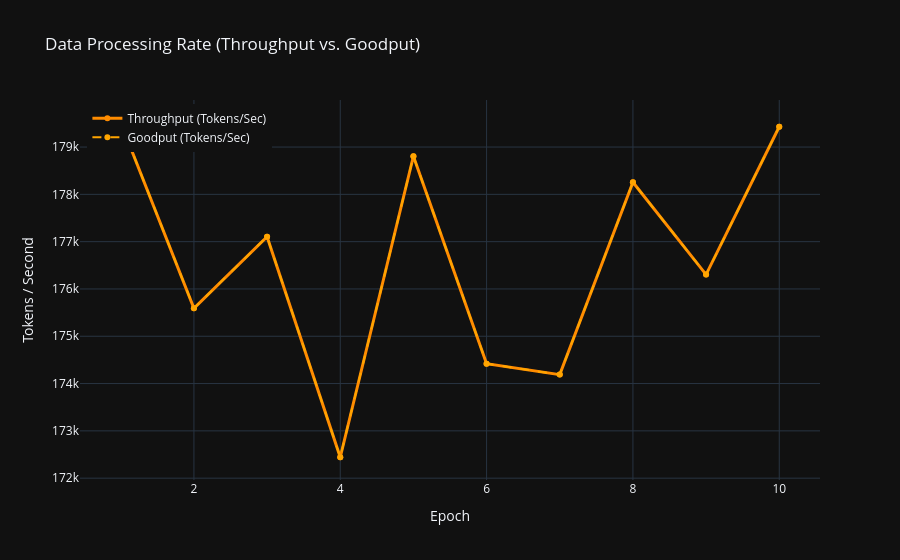

This figure's notebook cell:
### Markdown cell above
## 3. Data Processing Rate (Throughput vs. Goodput)

- **Throughput**: Total raw tokens (characters) processed per second.
- **Goodput**: Useful tokens processed per second (excluding padding).

### Why do the Throughput and Goodput lines overlap exactly?
In this character-level implementation, we slice the text corpus into fixed chunks of 20 characters directly. **No padding tokens (`<pad>`) are used.** Since $100\%$ of the processed tokens are useful learning tokens, **Goodput is mathematically identical to Throughput**, resulting in the two lines overlapping perfectly on the chart.

### Code cell
fig_tp = go.Figure()
fig_tp.add_trace(go.Scatter(
    x=df['epoch'], 
    y=df['throughput_tokens_sec'],
    name='Throughput (Tokens/Sec)',
    mode='lines+markers',
    line=dict(color='darkorange', width=3)
))
fig_tp.add_trace(go.Scatter(
    x=df['epoch'], 
    y=df['goodput_tokens_sec'],
    name='Goodput (Tokens/Sec)',
    mode='lines+markers',
    line=dict(color='orange', width=2, dash='dash')
))

fig_tp.update_layout(
    title_text='Data Processing Rate (Throughput vs. Goodput)',
    xaxis_title='Epoch',
    yaxis_title='Tokens / Second',
    template='plotly_dark',
    legend=dict(x=0.01, y=0.99)
)
fig_tp.show()

### Figure 1 — Plotly figure (JSON) as saved in the notebook; plotly's stock layout.template omitted (floating-point values rounded to 4 significant figures)
{"data": [{"line": {"color": "darkorange", "width": 3}, "mode": "lines+markers", "name": "Throughput (Tokens/Sec)", "type": "scatter", "x": [1, 2, 3, 4, 5, 6, 7, 8, 9, 10], "y": [179500.0, 175600.0, 177100.0, 172400.0, 178800.0, 174400.0, 174200.0, 178300.0, 176300.0, 179400.0]}, {"line": {"color": "orange", "dash": "dash", "width": 2}, "mode": "lines+markers", "name": "Goodput (Tokens/Sec)", "type": "scatter", "x": [1, 2, 3, 4, 5, 6, 7, 8, 9, 10], "y": [179500.0, 175600.0, 177100.0, 172400.0, 178800.0, 174400.0, 174200.0, 178300.0, 176300.0, 179400.0]}], "layout": {"legend": {"x": 0.01, "y": 0.99}, "title": {"text": "Data Processing Rate (Throughput vs. Goodput)"}, "xaxis": {"title": {"text": "Epoch"}}, "yaxis": {"title": {"text": "Tokens / Second"}}}}
